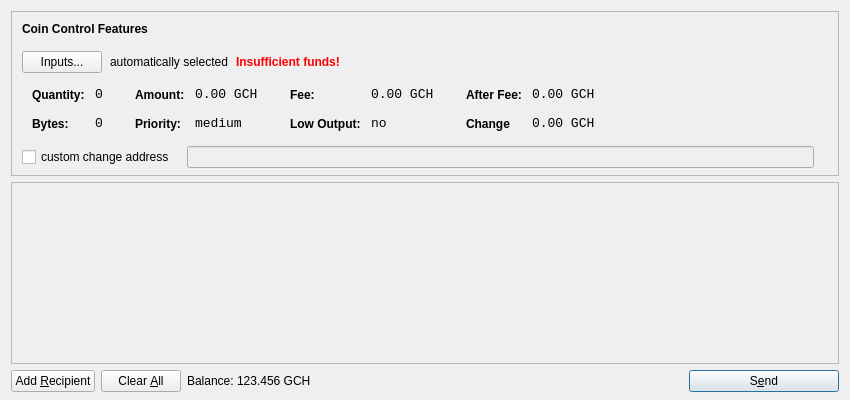
<?xml version="1.0" encoding="UTF-8"?>
<ui version="4.0">
 <class>SendCoinsDialog</class>
 <widget class="QDialog" name="SendCoinsDialog">
  <property name="geometry">
   <rect>
    <x>0</x>
    <y>0</y>
    <width>850</width>
    <height>400</height>
   </rect>
  </property>
  <property name="windowTitle">
   <string>Send Coins</string>
  </property>
  <layout class="QVBoxLayout" name="verticalLayout" stretch="0,1,0">
   <property name="bottomMargin">
    <number>8</number>
   </property>
   <item>
    <widget class="QFrame" name="frameCoinControl">
     <property name="sizePolicy">
      <sizepolicy hsizetype="Expanding" vsizetype="Expanding">
       <horstretch>0</horstretch>
       <verstretch>0</verstretch>
      </sizepolicy>
     </property>
     <property name="maximumSize">
      <size>
       <width>16777215</width>
       <height>16777215</height>
      </size>
     </property>
     <property name="frameShape">
      <enum>QFrame::StyledPanel</enum>
     </property>
     <property name="frameShadow">
      <enum>QFrame::Sunken</enum>
     </property>
     <layout class="QVBoxLayout" name="verticalLayoutCoinControl2">
      <property name="spacing">
       <number>-1</number>
      </property>
      <property name="leftMargin">
       <number>0</number>
      </property>
      <property name="topMargin">
       <number>0</number>
      </property>
      <property name="rightMargin">
       <number>0</number>
      </property>
      <property name="bottomMargin">
       <number>6</number>
      </property>
      <item>
       <layout class="QVBoxLayout" name="verticalLayoutCoinControl" stretch="0,0,0,0,1">
        <property name="spacing">
         <number>0</number>
        </property>
        <property name="leftMargin">
         <number>10</number>
        </property>
        <property name="topMargin">
         <number>10</number>
        </property>
        <item>
         <layout class="QHBoxLayout" name="horizontalLayoutCoinControl1">
          <property name="bottomMargin">
           <number>15</number>
          </property>
          <item>
           <widget class="QLabel" name="labelCoinControlFeatures">
            <property name="sizePolicy">
             <sizepolicy hsizetype="Preferred" vsizetype="Maximum">
              <horstretch>0</horstretch>
              <verstretch>0</verstretch>
             </sizepolicy>
            </property>
            <property name="font">
             <font>
              <weight>75</weight>
              <bold>true</bold>
             </font>
            </property>
            <property name="styleSheet">
             <string notr="true">font-weight:bold;</string>
            </property>
            <property name="text">
             <string>Coin Control Features</string>
            </property>
           </widget>
          </item>
         </layout>
        </item>
        <item>
         <layout class="QHBoxLayout" name="horizontalLayoutCoinControl2" stretch="0,0,0,0">
          <property name="spacing">
           <number>8</number>
          </property>
          <property name="bottomMargin">
           <number>10</number>
          </property>
          <item>
           <widget class="QPushButton" name="pushButtonCoinControl">
            <property name="styleSheet">
             <string notr="true"/>
            </property>
            <property name="text">
             <string>Inputs...</string>
            </property>
           </widget>
          </item>
          <item>
           <widget class="QLabel" name="labelCoinControlAutomaticallySelected">
            <property name="text">
             <string>automatically selected</string>
            </property>
            <property name="margin">
             <number>5</number>
            </property>
           </widget>
          </item>
          <item>
           <widget class="QLabel" name="labelCoinControlInsuffFunds">
            <property name="font">
             <font>
              <weight>75</weight>
              <bold>true</bold>
             </font>
            </property>
            <property name="styleSheet">
             <string notr="true">color:red;font-weight:bold;</string>
            </property>
            <property name="text">
             <string>Insufficient funds!</string>
            </property>
            <property name="margin">
             <number>5</number>
            </property>
           </widget>
          </item>
          <item>
           <spacer name="horizontalSpacerCoinControl">
            <property name="orientation">
             <enum>Qt::Horizontal</enum>
            </property>
            <property name="sizeHint" stdset="0">
             <size>
              <width>40</width>
              <height>1</height>
             </size>
            </property>
           </spacer>
          </item>
         </layout>
        </item>
        <item>
         <widget class="QWidget" name="widgetCoinControl" native="true">
          <property name="sizePolicy">
           <sizepolicy hsizetype="Preferred" vsizetype="Preferred">
            <horstretch>0</horstretch>
            <verstretch>0</verstretch>
           </sizepolicy>
          </property>
          <property name="minimumSize">
           <size>
            <width>0</width>
            <height>0</height>
           </size>
          </property>
          <property name="styleSheet">
           <string notr="true"/>
          </property>
          <layout class="QHBoxLayout" name="horizontalLayoutCoinControl5">
           <property name="margin">
            <number>0</number>
           </property>
           <item>
            <layout class="QHBoxLayout" name="horizontalLayoutCoinControl3" stretch="0,0,0,1">
             <property name="spacing">
              <number>20</number>
             </property>
             <property name="topMargin">
              <number>0</number>
             </property>
             <property name="bottomMargin">
              <number>10</number>
             </property>
             <item>
              <layout class="QFormLayout" name="formLayoutCoinControl1">
               <property name="horizontalSpacing">
                <number>10</number>
               </property>
               <property name="verticalSpacing">
                <number>14</number>
               </property>
               <property name="leftMargin">
                <number>10</number>
               </property>
               <property name="topMargin">
                <number>4</number>
               </property>
               <property name="rightMargin">
                <number>6</number>
               </property>
               <item row="0" column="0">
                <widget class="QLabel" name="labelCoinControlQuantityText">
                 <property name="styleSheet">
                  <string notr="true">font-weight:bold;</string>
                 </property>
                 <property name="text">
                  <string>Quantity:</string>
                 </property>
                 <property name="margin">
                  <number>0</number>
                 </property>
                </widget>
               </item>
               <item row="0" column="1">
                <widget class="QLabel" name="labelCoinControlQuantity">
                 <property name="font">
                  <font>
                   <family>Monospace</family>
                   <pointsize>10</pointsize>
                  </font>
                 </property>
                 <property name="cursor">
                  <cursorShape>IBeamCursor</cursorShape>
                 </property>
                 <property name="contextMenuPolicy">
                  <enum>Qt::ActionsContextMenu</enum>
                 </property>
                 <property name="text">
                  <string>0</string>
                 </property>
                 <property name="margin">
                  <number>0</number>
                 </property>
                 <property name="textInteractionFlags">
                  <set>Qt::LinksAccessibleByMouse|Qt::TextSelectableByKeyboard|Qt::TextSelectableByMouse</set>
                 </property>
                </widget>
               </item>
               <item row="1" column="0">
                <widget class="QLabel" name="labelCoinControlBytesText">
                 <property name="styleSheet">
                  <string notr="true">font-weight:bold;</string>
                 </property>
                 <property name="text">
                  <string>Bytes:</string>
                 </property>
                </widget>
               </item>
               <item row="1" column="1">
                <widget class="QLabel" name="labelCoinControlBytes">
                 <property name="font">
                  <font>
                   <family>Monospace</family>
                   <pointsize>10</pointsize>
                  </font>
                 </property>
                 <property name="cursor">
                  <cursorShape>IBeamCursor</cursorShape>
                 </property>
                 <property name="contextMenuPolicy">
                  <enum>Qt::ActionsContextMenu</enum>
                 </property>
                 <property name="text">
                  <string>0</string>
                 </property>
                 <property name="textInteractionFlags">
                  <set>Qt::LinksAccessibleByMouse|Qt::TextSelectableByKeyboard|Qt::TextSelectableByMouse</set>
                 </property>
                </widget>
               </item>
              </layout>
             </item>
             <item>
              <layout class="QFormLayout" name="formLayoutCoinControl2">
               <property name="horizontalSpacing">
                <number>10</number>
               </property>
               <property name="verticalSpacing">
                <number>14</number>
               </property>
               <property name="leftMargin">
                <number>6</number>
               </property>
               <property name="topMargin">
                <number>4</number>
               </property>
               <property name="rightMargin">
                <number>6</number>
               </property>
               <item row="0" column="0">
                <widget class="QLabel" name="labelCoinControlAmountText">
                 <property name="styleSheet">
                  <string notr="true">font-weight:bold;</string>
                 </property>
                 <property name="text">
                  <string>Amount:</string>
                 </property>
                 <property name="margin">
                  <number>0</number>
                 </property>
                </widget>
               </item>
               <item row="0" column="1">
                <widget class="QLabel" name="labelCoinControlAmount">
                 <property name="font">
                  <font>
                   <family>Monospace</family>
                   <pointsize>10</pointsize>
                  </font>
                 </property>
                 <property name="cursor">
                  <cursorShape>IBeamCursor</cursorShape>
                 </property>
                 <property name="contextMenuPolicy">
                  <enum>Qt::ActionsContextMenu</enum>
                 </property>
                 <property name="text">
                  <string>0.00 GCH</string>
                 </property>
                 <property name="textInteractionFlags">
                  <set>Qt::LinksAccessibleByMouse|Qt::TextSelectableByKeyboard|Qt::TextSelectableByMouse</set>
                 </property>
                </widget>
               </item>
               <item row="1" column="0">
                <widget class="QLabel" name="labelCoinControlPriorityText">
                 <property name="styleSheet">
                  <string notr="true">font-weight:bold;</string>
                 </property>
                 <property name="text">
                  <string>Priority:</string>
                 </property>
                </widget>
               </item>
               <item row="1" column="1">
                <widget class="QLabel" name="labelCoinControlPriority">
                 <property name="font">
                  <font>
                   <family>Monospace</family>
                   <pointsize>10</pointsize>
                  </font>
                 </property>
                 <property name="cursor">
                  <cursorShape>IBeamCursor</cursorShape>
                 </property>
                 <property name="contextMenuPolicy">
                  <enum>Qt::ActionsContextMenu</enum>
                 </property>
                 <property name="text">
                  <string>medium</string>
                 </property>
                 <property name="textInteractionFlags">
                  <set>Qt::LinksAccessibleByMouse|Qt::TextSelectableByKeyboard|Qt::TextSelectableByMouse</set>
                 </property>
                </widget>
               </item>
              </layout>
             </item>
             <item>
              <layout class="QFormLayout" name="formLayoutCoinControl3">
               <property name="horizontalSpacing">
                <number>10</number>
               </property>
               <property name="verticalSpacing">
                <number>14</number>
               </property>
               <property name="leftMargin">
                <number>6</number>
               </property>
               <property name="topMargin">
                <number>4</number>
               </property>
               <property name="rightMargin">
                <number>6</number>
               </property>
               <item row="0" column="0">
                <widget class="QLabel" name="labelCoinControlFeeText">
                 <property name="styleSheet">
                  <string notr="true">font-weight:bold;</string>
                 </property>
                 <property name="text">
                  <string>Fee:</string>
                 </property>
                 <property name="margin">
                  <number>0</number>
                 </property>
                </widget>
               </item>
               <item row="0" column="1">
                <widget class="QLabel" name="labelCoinControlFee">
                 <property name="font">
                  <font>
                   <family>Monospace</family>
                   <pointsize>10</pointsize>
                  </font>
                 </property>
                 <property name="cursor">
                  <cursorShape>IBeamCursor</cursorShape>
                 </property>
                 <property name="contextMenuPolicy">
                  <enum>Qt::ActionsContextMenu</enum>
                 </property>
                 <property name="text">
                  <string>0.00 GCH</string>
                 </property>
                 <property name="textInteractionFlags">
                  <set>Qt::LinksAccessibleByMouse|Qt::TextSelectableByKeyboard|Qt::TextSelectableByMouse</set>
                 </property>
                </widget>
               </item>
               <item row="1" column="0">
                <widget class="QLabel" name="labelCoinControlLowOutputText">
                 <property name="styleSheet">
                  <string notr="true">font-weight:bold;</string>
                 </property>
                 <property name="text">
                  <string>Low Output:</string>
                 </property>
                </widget>
               </item>
               <item row="1" column="1">
                <widget class="QLabel" name="labelCoinControlLowOutput">
                 <property name="font">
                  <font>
                   <family>Monospace</family>
                   <pointsize>10</pointsize>
                  </font>
                 </property>
                 <property name="cursor">
                  <cursorShape>IBeamCursor</cursorShape>
                 </property>
                 <property name="contextMenuPolicy">
                  <enum>Qt::ActionsContextMenu</enum>
                 </property>
                 <property name="text">
                  <string>no</string>
                 </property>
                 <property name="textInteractionFlags">
                  <set>Qt::LinksAccessibleByMouse|Qt::TextSelectableByKeyboard|Qt::TextSelectableByMouse</set>
                 </property>
                </widget>
               </item>
              </layout>
             </item>
             <item>
              <layout class="QFormLayout" name="formLayoutCoinControl4">
               <property name="horizontalSpacing">
                <number>10</number>
               </property>
               <property name="verticalSpacing">
                <number>14</number>
               </property>
               <property name="leftMargin">
                <number>6</number>
               </property>
               <property name="topMargin">
                <number>4</number>
               </property>
               <property name="rightMargin">
                <number>6</number>
               </property>
               <item row="0" column="0">
                <widget class="QLabel" name="labelCoinControlAfterFeeText">
                 <property name="styleSheet">
                  <string notr="true">font-weight:bold;</string>
                 </property>
                 <property name="text">
                  <string>After Fee:</string>
                 </property>
                 <property name="margin">
                  <number>0</number>
                 </property>
                </widget>
               </item>
               <item row="0" column="1">
                <widget class="QLabel" name="labelCoinControlAfterFee">
                 <property name="font">
                  <font>
                   <family>Monospace</family>
                   <pointsize>10</pointsize>
                  </font>
                 </property>
                 <property name="cursor">
                  <cursorShape>IBeamCursor</cursorShape>
                 </property>
                 <property name="contextMenuPolicy">
                  <enum>Qt::ActionsContextMenu</enum>
                 </property>
                 <property name="text">
                  <string>0.00 GCH</string>
                 </property>
                 <property name="textInteractionFlags">
                  <set>Qt::LinksAccessibleByMouse|Qt::TextSelectableByKeyboard|Qt::TextSelectableByMouse</set>
                 </property>
                </widget>
               </item>
               <item row="1" column="0">
                <widget class="QLabel" name="labelCoinControlChangeText">
                 <property name="styleSheet">
                  <string notr="true">font-weight:bold;</string>
                 </property>
                 <property name="text">
                  <string>Change</string>
                 </property>
                </widget>
               </item>
               <item row="1" column="1">
                <widget class="QLabel" name="labelCoinControlChange">
                 <property name="font">
                  <font>
                   <family>Monospace</family>
                   <pointsize>10</pointsize>
                  </font>
                 </property>
                 <property name="cursor">
                  <cursorShape>IBeamCursor</cursorShape>
                 </property>
                 <property name="contextMenuPolicy">
                  <enum>Qt::ActionsContextMenu</enum>
                 </property>
                 <property name="text">
                  <string>0.00 GCH</string>
                 </property>
                 <property name="textInteractionFlags">
                  <set>Qt::LinksAccessibleByMouse|Qt::TextSelectableByKeyboard|Qt::TextSelectableByMouse</set>
                 </property>
                </widget>
               </item>
              </layout>
             </item>
            </layout>
           </item>
          </layout>
         </widget>
        </item>
        <item>
         <layout class="QHBoxLayout" name="horizontalLayoutCoinControl4" stretch="0,0,0">
          <property name="spacing">
           <number>12</number>
          </property>
          <property name="sizeConstraint">
           <enum>QLayout::SetDefaultConstraint</enum>
          </property>
          <property name="topMargin">
           <number>5</number>
          </property>
          <property name="rightMargin">
           <number>5</number>
          </property>
          <item>
           <widget class="QCheckBox" name="checkBoxCoinControlChange">
            <property name="text">
             <string>custom change address</string>
            </property>
           </widget>
          </item>
          <item>
           <widget class="QLineEdit" name="lineEditCoinControlChange">
            <property name="enabled">
             <bool>false</bool>
            </property>
            <property name="sizePolicy">
             <sizepolicy hsizetype="Expanding" vsizetype="Fixed">
              <horstretch>0</horstretch>
              <verstretch>0</verstretch>
             </sizepolicy>
            </property>
           </widget>
          </item>
          <item>
           <widget class="QLabel" name="labelCoinControlChangeLabel">
            <property name="sizePolicy">
             <sizepolicy hsizetype="Preferred" vsizetype="Expanding">
              <horstretch>0</horstretch>
              <verstretch>0</verstretch>
             </sizepolicy>
            </property>
            <property name="minimumSize">
             <size>
              <width>0</width>
              <height>0</height>
             </size>
            </property>
            <property name="text">
             <string/>
            </property>
            <property name="margin">
             <number>3</number>
            </property>
           </widget>
          </item>
         </layout>
        </item>
        <item>
         <spacer name="verticalSpacerCoinControl">
          <property name="orientation">
           <enum>Qt::Vertical</enum>
          </property>
          <property name="sizeHint" stdset="0">
           <size>
            <width>800</width>
            <height>1</height>
           </size>
          </property>
         </spacer>
        </item>
       </layout>
      </item>
     </layout>
    </widget>
   </item>
   <item>
    <widget class="QScrollArea" name="scrollArea">
     <property name="widgetResizable">
      <bool>true</bool>
     </property>
     <widget class="QWidget" name="scrollAreaWidgetContents">
      <property name="geometry">
       <rect>
        <x>0</x>
        <y>0</y>
        <width>830</width>
        <height>165</height>
       </rect>
      </property>
      <layout class="QVBoxLayout" name="verticalLayout_2">
       <property name="margin">
        <number>0</number>
       </property>
       <item>
        <layout class="QVBoxLayout" name="entries">
         <property name="spacing">
          <number>6</number>
         </property>
        </layout>
       </item>
       <item>
        <spacer name="verticalSpacer">
         <property name="orientation">
          <enum>Qt::Vertical</enum>
         </property>
         <property name="sizeHint" stdset="0">
          <size>
           <width>20</width>
           <height>40</height>
          </size>
         </property>
        </spacer>
       </item>
      </layout>
     </widget>
    </widget>
   </item>
   <item>
    <layout class="QHBoxLayout" name="horizontalLayout">
     <item>
      <widget class="QPushButton" name="addButton">
       <property name="toolTip">
        <string>Send to multiple recipients at once</string>
       </property>
       <property name="text">
        <string>Add &amp;Recipient</string>
       </property>
       <property name="icon">
        <iconset resource="../bitcoin.qrc">
         <normaloff>:/icons/add</normaloff>:/icons/add</iconset>
       </property>
       <property name="autoDefault">
        <bool>false</bool>
       </property>
      </widget>
     </item>
     <item>
      <widget class="QPushButton" name="clearButton">
       <property name="sizePolicy">
        <sizepolicy hsizetype="Minimum" vsizetype="Fixed">
         <horstretch>0</horstretch>
         <verstretch>0</verstretch>
        </sizepolicy>
       </property>
       <property name="toolTip">
        <string>Remove all transaction fields</string>
       </property>
       <property name="text">
        <string>Clear &amp;All</string>
       </property>
       <property name="icon">
        <iconset resource="../bitcoin.qrc">
         <normaloff>:/icons/remove</normaloff>:/icons/remove</iconset>
       </property>
       <property name="autoRepeatDelay">
        <number>300</number>
       </property>
       <property name="autoDefault">
        <bool>false</bool>
       </property>
      </widget>
     </item>
     <item>
      <layout class="QHBoxLayout" name="horizontalLayout_2">
       <property name="spacing">
        <number>3</number>
       </property>
       <item>
        <widget class="QLabel" name="label">
         <property name="sizePolicy">
          <sizepolicy hsizetype="Preferred" vsizetype="Fixed">
           <horstretch>0</horstretch>
           <verstretch>0</verstretch>
          </sizepolicy>
         </property>
         <property name="text">
          <string>Balance:</string>
         </property>
        </widget>
       </item>
       <item>
        <widget class="QLabel" name="labelBalance">
         <property name="sizePolicy">
          <sizepolicy hsizetype="Preferred" vsizetype="Fixed">
           <horstretch>0</horstretch>
           <verstretch>0</verstretch>
          </sizepolicy>
         </property>
         <property name="cursor">
          <cursorShape>IBeamCursor</cursorShape>
         </property>
         <property name="text">
          <string>123.456 GCH</string>
         </property>
         <property name="textInteractionFlags">
          <set>Qt::LinksAccessibleByMouse|Qt::TextSelectableByKeyboard|Qt::TextSelectableByMouse</set>
         </property>
        </widget>
       </item>
      </layout>
     </item>
     <item>
      <spacer name="horizontalSpacer">
       <property name="orientation">
        <enum>Qt::Horizontal</enum>
       </property>
       <property name="sizeHint" stdset="0">
        <size>
         <width>40</width>
         <height>20</height>
        </size>
       </property>
      </spacer>
     </item>
     <item>
      <widget class="QPushButton" name="sendButton">
       <property name="minimumSize">
        <size>
         <width>150</width>
         <height>0</height>
        </size>
       </property>
       <property name="toolTip">
        <string>Confirm the send action</string>
       </property>
       <property name="text">
        <string>S&amp;end</string>
       </property>
       <property name="icon">
        <iconset resource="../bitcoin.qrc">
         <normaloff>:/icons/send</normaloff>:/icons/send</iconset>
       </property>
       <property name="default">
        <bool>true</bool>
       </property>
      </widget>
     </item>
    </layout>
   </item>
  </layout>
 </widget>
 <resources>
  <include location="../bitcoin.qrc"/>
 </resources>
 <connections/>
</ui>
